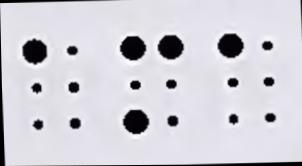
#> input picture sample_input/1_png.rf.3cbe0ca57a560f4b2b77308f1d6ab793.jpg, 302 x 166 px
$ python -i preprocess.py   (imports and definitions only)
#> lines starting #> are read from the running program, lines starting #| are printed output that depends on the picture; after the words box and inside, x2 and y2 are one past the last pixel; in counts of white or black regions, pixels touching at a corner belong together
#> further down, picture is the input picture: shape (166, 302, 3); mean B, G, R 214.2, 206.5, 207.9
import cv2
import numpy as np

def load_image(path):
    """Load image from file path."""
    img = cv2.imread(path)
    return img

def preprocess_for_braille(img):
    """
    Clean and prepare image for dot detection.
    Steps: grayscale → blur → threshold
    """
    # Step 1: Convert to grayscale
    gray = cv2.cvtColor(img, cv2.COLOR_BGR2GRAY)

    # Step 2: Reduce noise with blur
    blurred = cv2.GaussianBlur(gray, (5, 5), 0)
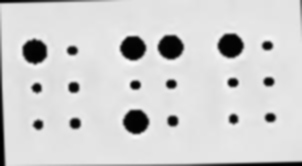
#> blurred: shape (166, 302); min 0, max 249, mean 208.2

    # Step 3: Convert to black & white (threshold)
    _, binary = cv2.threshold(blurred, 127, 255, cv2.THRESH_BINARY)
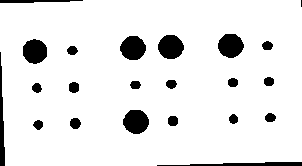
#> binary: shape (166, 302); 91.3% white; 22 black regions (1 under 20 px), largest, box (x1, y1, x2, y2) and area: (123, 110, 149, 134) 486, (158, 35, 184, 59) 484, (120, 36, 146, 60) 481

    return binary

def find_dots(binary_img):
    """
    Find all raised dots in the preprocessed image.
    Returns list of dot center coordinates.
    """
    # Find contours (blobs = dots)
    contours, _ = cv2.findContours(
        binary_img, cv2.RETR_EXTERNAL, cv2.CHAIN_APPROX_SIMPLE
    )

    dots = []
    for cnt in contours:
        area = cv2.contourArea(cnt)
        # Filter by size — too small or too big = not a dot
        if 50 < area < 2000:
            M = cv2.moments(cnt)
            if M["m00"] != 0:
                cx = int(M["m10"] / M["m00"])
                cy = int(M["m01"] / M["m00"])
                dots.append((cx, cy))

    return dots

>>> import cv2
>>> picture = cv2.imread('../../../../sample_input/1_png.rf.3cbe0ca57a560f4b2b77308f1d6ab793.jpg')
>>> result = preprocess_for_braille(picture)
